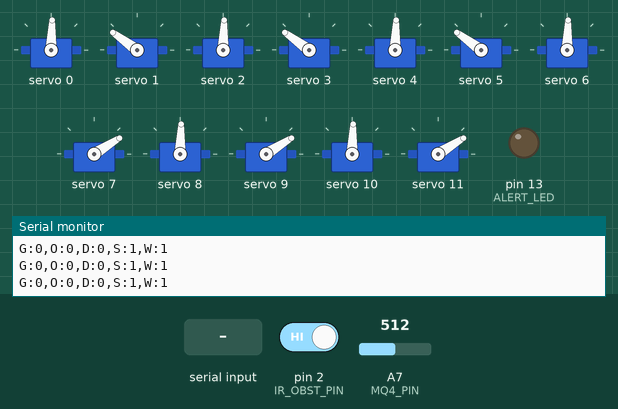
Simulated run of this sketch. Board: Arduino Nano, built with avr-gcc and run on an emulated ATmega328P. Shown: 12 × servo, output pins drawn as LEDs (lit = HIGH), the last lines printed to the serial monitor. The inputs (shaded band) are chosen by the test bench; at power-on: pin 2 (IR_OBST_PIN) HIGH, A7 (MQ4_PIN) = 512.

Above: at 1.4 s.
1.5 s: "S" received over the second serial link
At 2.2 s:
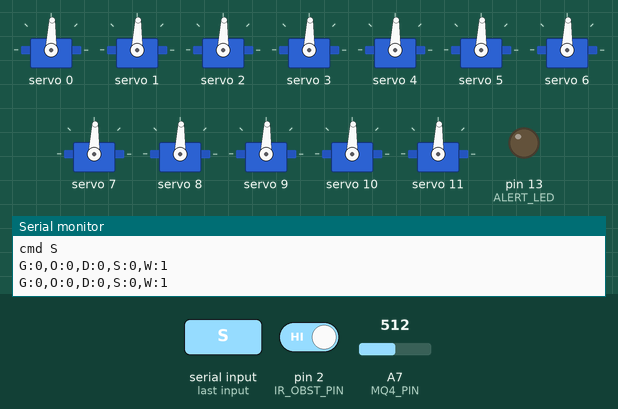
3.1 s: "F" received over the second serial link
At 3.76 s:
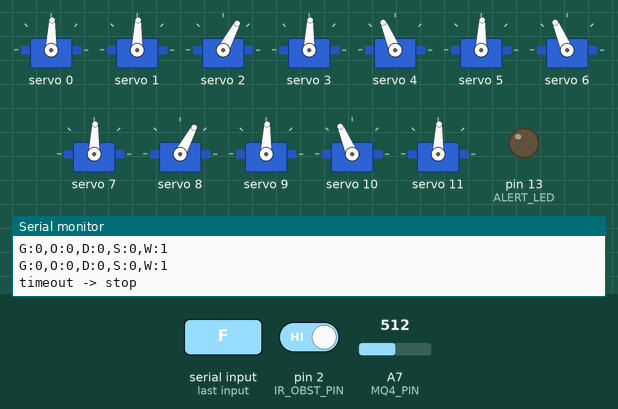
5.4 s: "L" received over the second serial link
At 6.04 s:
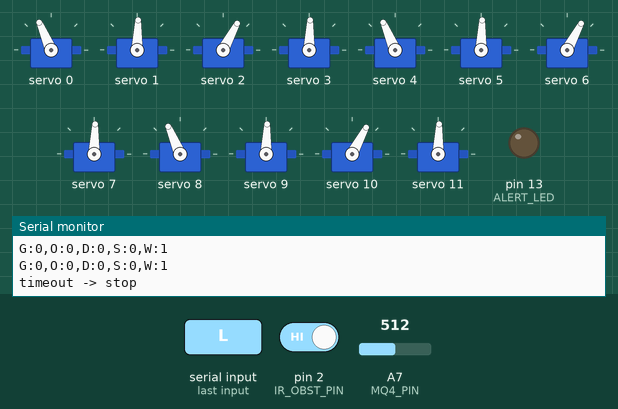
7.7 s: "S" received over the second serial link
At 8.1 s:
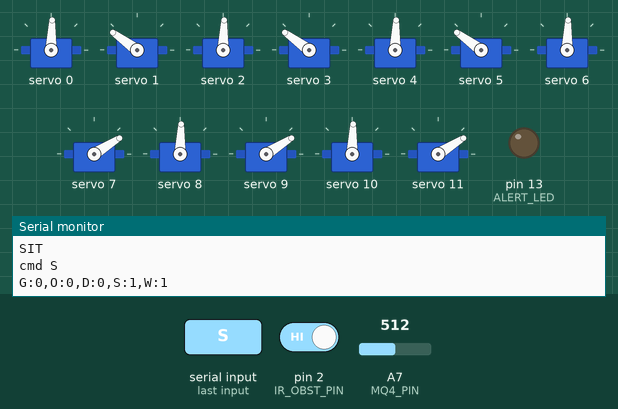
Timing chart, 0 to 10.3 s (numbered marks = the images above; inputs shaded):
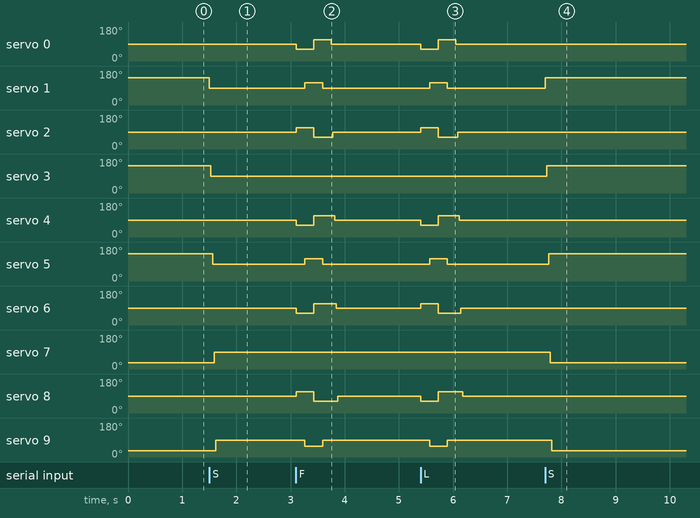

The sketch:

2_MC2_SpiderRobot_Nano.ino
```cpp
/*
 * 2 - MC2: 6-Legged Spider Robot (inside the cave)
 * Board   : Arduino Nano (ATmega328P, 5 V logic)
 * Library : "Adafruit PWM Servo Driver Library"
 *
 * WIRING
 *   PCA9685 SDA  -> A4               PCA9685 SCL -> A5
 *   PCA9685 VCC  -> 5V               PCA9685 GND (logic) -> GND
 *   PCA9685 V+ / GND screw terminal -> separate 5-6 V servo supply (+ / -), GND also tied to Nano GND
 *   HC-05 TXD    -> D10              HC-05 RXD <- D11 through a divider:
 *                                       D11 -[1k]-+-[2k]- GND, middle point -> RXD
 *   HC-05 VCC    -> 5V               HC-05 GND -> GND
 *   IR obstacle OUT -> D2            IR VCC -> 5V, GND -> GND
 *   MQ-4 A7      -> A7 (direct, no divider)   MQ-4 VCC -> 5V, GND -> GND
 *   ALL GROUNDS COMMON (servo supply, PCA9685, Nano, sensors, HC-05)
 *   Power the Nano from a 5 V USB power bank (separate from the servo supply).
 *
 * LEG NUMBERING / PCA9685 CHANNELS  (hip = ch 2*leg, lift = ch 2*leg+1)
 *   0 = Right Front   1 = Right Middle   2 = Right Rear
 *   3 = Left  Front   4 = Left  Middle   5 = Left  Rear
 *
 * PROTOCOL
 *   MC1 -> MC2 (1 character): F forward, B backward, L turn left, R turn right,
 *                             X stop, S sit/stand toggle
 *   MC2 -> MC1 (text line, 4x per second):
 *                             G:<ppm>,O:<0/1>,D:<0/1>,S:<0/1>,W:<0/1>\n
 *                             G=methane ppm, O=obstacle, D=danger, S=sitting, W=sensor warming up
 */
#include <Wire.h>
#include <Adafruit_PWMServoDriver.h>
#include <SoftwareSerial.h>

// ===================== SETTINGS =====================
#define DEBUG_SERIAL        1      // 1 = print to USB Serial Monitor (115200)
#define BT_BAUD             9600   // must match the HC-05 data baud rate

#define DANGER_PPM          1000   // alarm level
#define DANGER_CLEAR_PPM    800    // alarm clears below this (prevents flicker)
#define WARMUP_MS           120000UL  // MQ-4 warm-up (2 min). Use 10000 only for bench tests.
#define CAL_SAMPLES         30     // clean-air samples (about 7.5 s) used to set R0

#define OBSTACLE_ACTIVE_LEVEL LOW  // most IR obstacle modules (FC-51) output LOW when blocked
#define AUTO_STOP_ON_OBSTACLE 0    // 0 = only notify (as in the proposal), 1 = also block forward

#define COMMAND_TIMEOUT_MS  600    // no command for this long -> stop walking (link-lost safety)
#define STEP_MS             160    // time per gait phase; lower = faster walking

// ----- Gait geometry (TUNE THESE during calibration) -----
#define HIP_SWING   25   // degrees the hip swings forward/back from center
#define LIFT_UP     30   // degrees the foot is raised during a step
#define SIT_FOLD    55   // degrees the legs fold when sitting (body lowers)

const int    HIP_CENTER[6] = { 90, 90, 90, 90, 90, 90 };   // hip angle that points the leg straight out
const int    LIFT_STAND[6] = { 90, 90, 90, 90, 90, 90 };   // lift angle when standing, foot on ground
// +1 / -1 fixes mirrored mounting. Flip a sign if that leg moves the wrong way.
const int8_t HIP_DIR[6]    = { +1, +1, +1, -1, -1, -1 };   // +1: larger angle swings the foot forward
const int8_t LIFT_DIR[6]   = { +1, +1, +1, -1, -1, -1 };   // +1: larger angle raises the foot

// MQ-4 load resistor on the module (only used to show Rs; ppm does not depend on it
// because the sensor is calibrated against its own clean-air reading)
const float RL_OHMS         = 10000.0f;
const float CLEAN_AIR_RATIO = 4.4f;      // MQ-4 datasheet: Rs/R0 in clean air

// ===================== PINS =====================
#define BT_RX_PIN    10   // <- HC-05 TXD
#define BT_TX_PIN    11   // -> HC-05 RXD (through the 1k/2k divider)
#define IR_OBST_PIN  2
#define MQ4_PIN      A7
#define ALERT_LED    LED_BUILTIN   // lights while the methane danger alarm is active

// ===================== INTERNALS =====================
#define LEGS 6
#define SERVO_MIN_US 500
#define SERVO_MAX_US 2400

#if DEBUG_SERIAL
  #define DBG(x)   Serial.print(x)
  #define DBGLN(x) Serial.println(x)
#else
  #define DBG(x)   do {} while (0)
  #define DBGLN(x) do {} while (0)
#endif

SoftwareSerial bt(BT_RX_PIN, BT_TX_PIN);
Adafruit_PWMServoDriver pwm(0x40);

enum Move { MV_STOP, MV_FWD, MV_BACK, MV_LEFT, MV_RIGHT };
Move moveCmd    = MV_STOP;   // what the operator wants right now
Move activeMove = MV_STOP;   // direction the gait is currently executing
bool sitting    = true;      // boots sitting; operator taps S to stand
bool walking    = false;
uint8_t gaitPhase = 5;
unsigned long nextStepAt = 0, lastCmdAt = 0, lastToggleAt = 0;

// MQ-4 state
unsigned long bootAt = 0;
bool  calibrated = false;
float calSum = 0, R0 = 10000.0f;
uint8_t calCount = 0;
int   ppm = 0;
bool  danger = false, warming = true, obstacle = false;

uint8_t lastAngle[12];       // skip I2C writes when a servo is already at the target

// Tripod gait: group A = legs 0,2,4  group B = legs 1,3,5
// Each phase: { hipPos A, lifted A, hipPos B, lifted B }
// hipPos: +1 = foot ahead (in travel direction), -1 = foot behind
const int8_t PHASE[6][4] = {
  { -1, 1, +1, 0 },   // 0: A lifts
  { +1, 1, -1, 0 },   // 1: A swings forward in the air, B pushes back on the ground
  { +1, 0, -1, 0 },   // 2: A lowers
  { +1, 0, -1, 1 },   // 3: B lifts
  { -1, 0, +1, 1 },   // 4: B swings forward in the air, A pushes back on the ground
  { -1, 0, +1, 0 },   // 5: B lowers
};

// ---------- servo helpers ----------
void setServo(uint8_t ch, int angle) {
  angle = constrain(angle, 0, 180);
  if (lastAngle[ch] == (uint8_t)angle) return;
  lastAngle[ch] = (uint8_t)angle;
  pwm.writeMicroseconds(ch, map(angle, 0, 180, SERVO_MIN_US, SERVO_MAX_US));
}
void setHip(int leg, int a)  { setServo(leg * 2, a); }
void setLift(int leg, int a) { setServo(leg * 2 + 1, a); }

// Legs move one at a time (30 ms apart) to avoid a current spike
void standPose() {
  for (int l = 0; l < LEGS; l++) {
    setHip(l, HIP_CENTER[l]);
    setLift(l, LIFT_STAND[l]);
    delay(30);
  }
}
void sitPose() {
  for (int l = 0; l < LEGS; l++) {
    setHip(l, HIP_CENTER[l]);
    setLift(l, LIFT_STAND[l] + LIFT_DIR[l] * SIT_FOLD);
    delay(30);
  }
}

// ---------- walking ----------
int swingSign(int leg, Move m) {
  bool left = (leg >= 3);
  switch (m) {
    case MV_FWD:   return +1;
    case MV_BACK:  return -1;
    case MV_LEFT:  return left ? -1 : +1;   // right side pushes forward, left side backward
    case MV_RIGHT: return left ? +1 : -1;
    default:       return 0;
  }
}

void runPhase(uint8_t p) {
  for (int l = 0; l < LEGS; l++) {
    bool groupA   = (l == 0 || l == 2 || l == 4);
    int8_t hipPos = groupA ? PHASE[p][0] : PHASE[p][2];
    bool lifted   = groupA ? PHASE[p][1] : PHASE[p][3];
    int s = swingSign(l, activeMove);
    setHip(l,  HIP_CENTER[l] + HIP_DIR[l] * s * hipPos * HIP_SWING);
    setLift(l, LIFT_STAND[l] + (lifted ? LIFT_DIR[l] * LIFT_UP : 0));
  }
}

void gaitTick() {
  if (sitting) return;
  unsigned long now = millis();
  if (now < nextStepAt) return;

  if (moveCmd == MV_STOP) {
    if (!walking) return;
    if (gaitPhase == 0 || gaitPhase == 3) {      // all six feet are down: safe to finish
      standPose();
      walking = false;
      nextStepAt = millis() + STEP_MS;
      return;
    }
  } else if (!walking || moveCmd != activeMove) {
    activeMove = moveCmd;                         // start or change direction
    walking = true;
    gaitPhase = 5;                                // begin from the all-feet-down pose
  }

  runPhase(gaitPhase);
  gaitPhase = (gaitPhase + 1) % 6;
  nextStepAt = millis() + STEP_MS;
}

// ---------- commands from MC1 ----------
void toggleSit() {
  moveCmd = MV_STOP;
  walking = false;
  sitting = !sitting;
  if (sitting) sitPose(); else standPose();
  DBGLN(sitting ? F("SIT") : F("STAND"));
}

void handleCommand(char c) {
  static char lastC = 0;
  switch (c) {
    case 'F': moveCmd = MV_FWD;   break;
    case 'B': moveCmd = MV_BACK;  break;
    case 'L': moveCmd = MV_LEFT;  break;
    case 'R': moveCmd = MV_RIGHT; break;
    case 'X': moveCmd = MV_STOP;  break;
    case 'S':
      if (millis() - lastToggleAt > 600) { lastToggleAt = millis(); toggleSit(); }
      break;
    default: return;                               // ignore noise
  }
  lastCmdAt = millis();
  if (c != lastC) { DBG(F("cmd ")); DBGLN(c); lastC = c; }
}

// ---------- MQ-4 ----------
// The ADC reference and the sensor supply are both the 5 V rail, so the reading is
// a ratio and the exact supply voltage cancels out.
float readRs() {
  long sum = 0;
  for (int i = 0; i < 8; i++) sum += analogRead(MQ4_PIN);
  float adc = sum / 8.0f;
  if (adc < 1.0f) adc = 1.0f;
  float rs = RL_OHMS * (1023.0f / adc - 1.0f);
  if (rs < 1.0f) rs = 1.0f;
  return rs;
}

void sensorTick() {
  static unsigned long nextAt = 0;
  unsigned long now = millis();
  if (now < nextAt) return;
  nextAt = now + 250;

  float rs = readRs();
  if (!calibrated) {
    warming = true;
    ppm = 0;
    if (now - bootAt >= WARMUP_MS) {               // warm-up done: learn clean-air R0
      calSum += rs;
      if (++calCount >= CAL_SAMPLES) {
        R0 = calSum / calCount / CLEAN_AIR_RATIO;
        calibrated = true;
        DBG(F("MQ-4 calibrated, R0 = ")); DBG((long)R0); DBGLN(F(" ohm"));
      }
    }
  } else {
    warming = false;
    float p = 1012.7f * pow(rs / R0, -2.786f);     // approximate CH4 curve for the MQ-4
    ppm = (int)constrain(p, 0.0f, 10000.0f);
    if (ppm >= DANGER_PPM) danger = true;
    else if (ppm < DANGER_CLEAR_PPM) danger = false;
  }

  char buf[40];
  snprintf(buf, sizeof(buf), "G:%d,O:%d,D:%d,S:%d,W:%d\n",
           ppm, obstacle ? 1 : 0, danger ? 1 : 0, sitting ? 1 : 0, warming ? 1 : 0);
  bt.print(buf);
#if DEBUG_SERIAL
  Serial.print(buf);
#endif
}

// ---------- main ----------
void setup() {
#if DEBUG_SERIAL
  Serial.begin(115200);
#endif
  pinMode(IR_OBST_PIN, INPUT);
  pinMode(ALERT_LED, OUTPUT);
  bt.begin(BT_BAUD);

  pwm.begin();
  pwm.setOscillatorFrequency(27000000);
  pwm.setPWMFreq(50);
  Wire.setClock(400000);
  delay(10);

  for (uint8_t i = 0; i < 12; i++) lastAngle[i] = 255;   // force the first write to every servo
  sitPose();                       // place the robot on its belly before powering the servos
  bootAt = millis();
  DBG(F("\nMC2 ready (sitting). MQ-4 warming up for "));
  DBG(WARMUP_MS / 1000); DBGLN(F(" s"));
}

void loop() {
  while (bt.available()) handleCommand((char)bt.read());

  if (moveCmd != MV_STOP && millis() - lastCmdAt > COMMAND_TIMEOUT_MS) {
    moveCmd = MV_STOP;             // link lost: stop walking
    DBGLN(F("timeout -> stop"));
  }

  obstacle = (digitalRead(IR_OBST_PIN) == OBSTACLE_ACTIVE_LEVEL);
#if AUTO_STOP_ON_OBSTACLE
  if (obstacle && moveCmd == MV_FWD) moveCmd = MV_STOP;
#endif

  digitalWrite(ALERT_LED, danger ? HIGH : LOW);

  gaitTick();
  sensorTick();
}
```

Measured:
- after the input at 1.5 s, servo 1, servo 3: 144° → 88° at once; servo 5: 144° → 88° after 0.06 s; servo 7: 32° → 88° after 0.09 s; servo 9: 32° → 88° after 0.12 s; servo 11: 32° → 88° after 0.15 s
- after the input at 3.1 s, servo 0: 88° → 62° at once, → 113° 0.33 s later, → 88° 0.32 s later; servo 1: 88° → 119° after 0.17 s, → 88° 0.33 s later
- after the input at 5.4 s, servo 0: 88° → 62° at once, → 113° 0.33 s later, → 88° 0.32 s later; servo 1: 88° → 119° after 0.17 s, → 88° 0.33 s later
- after the input at 7.7 s, servo 1, servo 3: 88° → 144° at once; servo 5: 88° → 144° after 0.06 s; servo 7: 88° → 32° after 0.09 s; servo 9: 88° → 32° after 0.12 s; servo 11: 88° → 32° after 0.15 s
